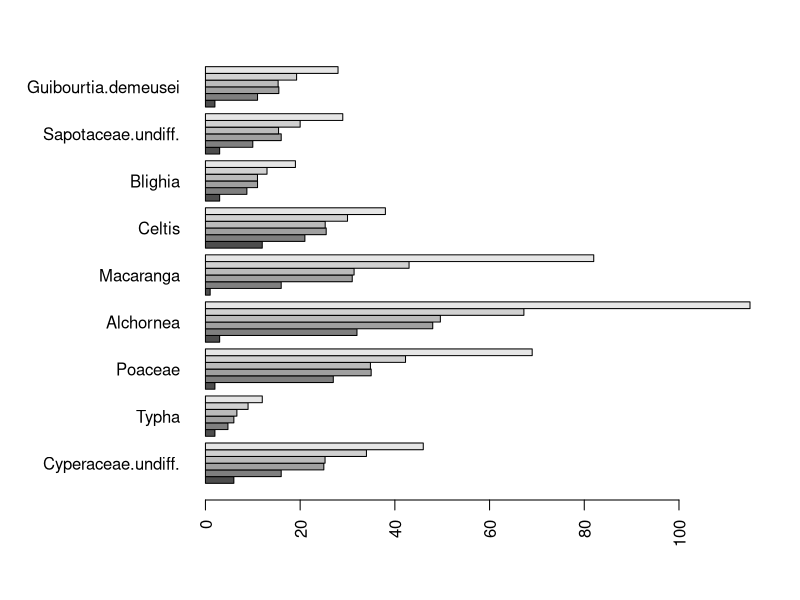
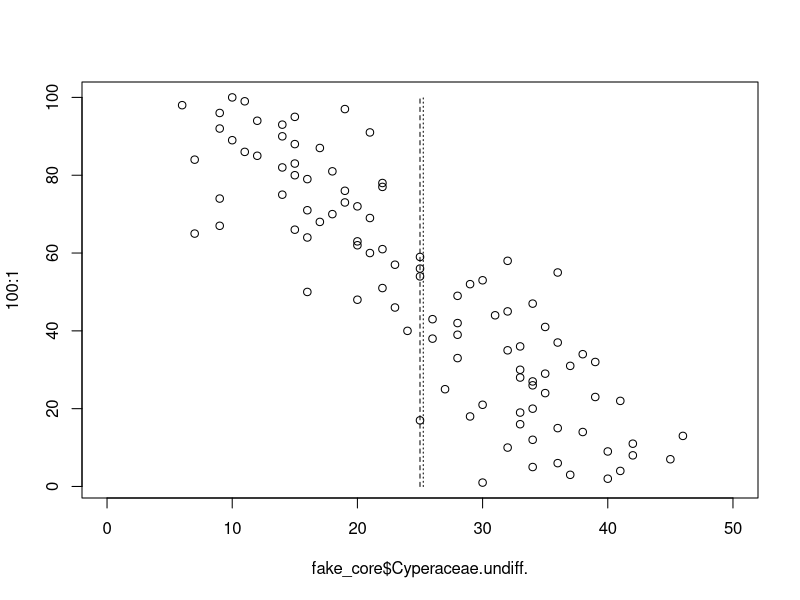
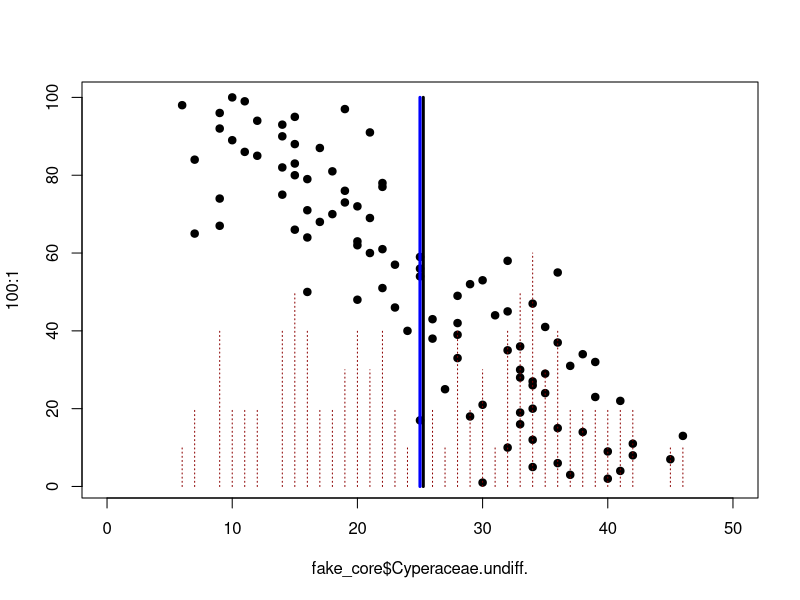
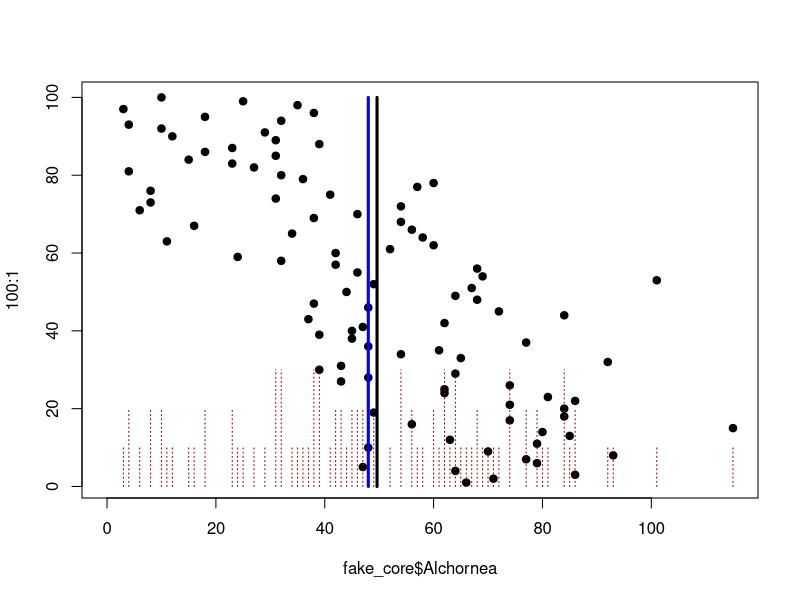
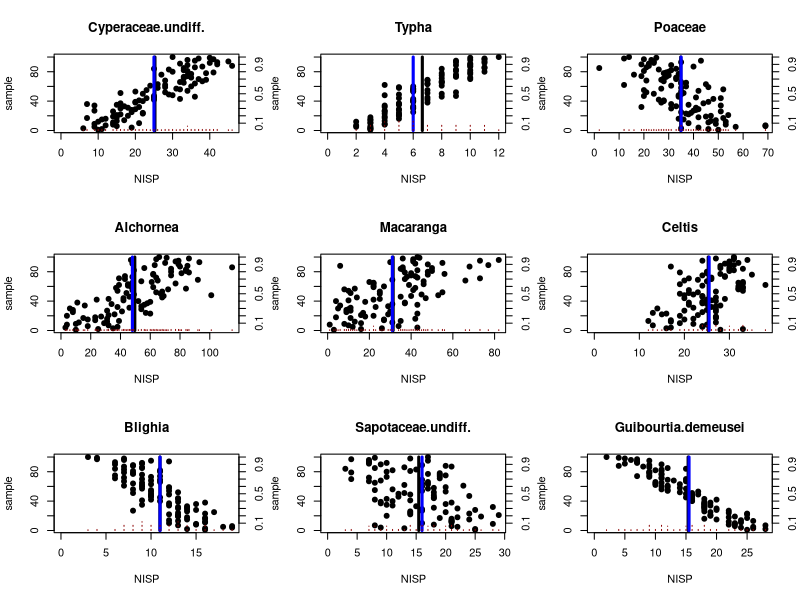
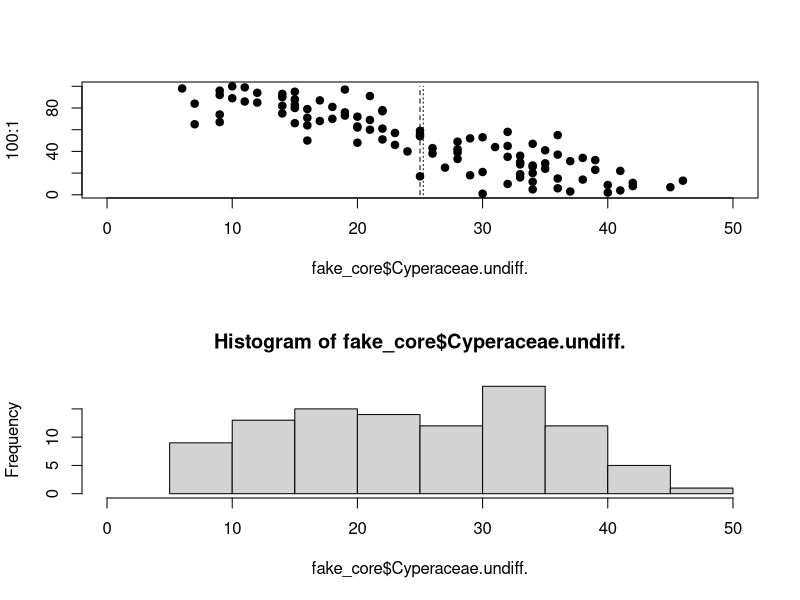
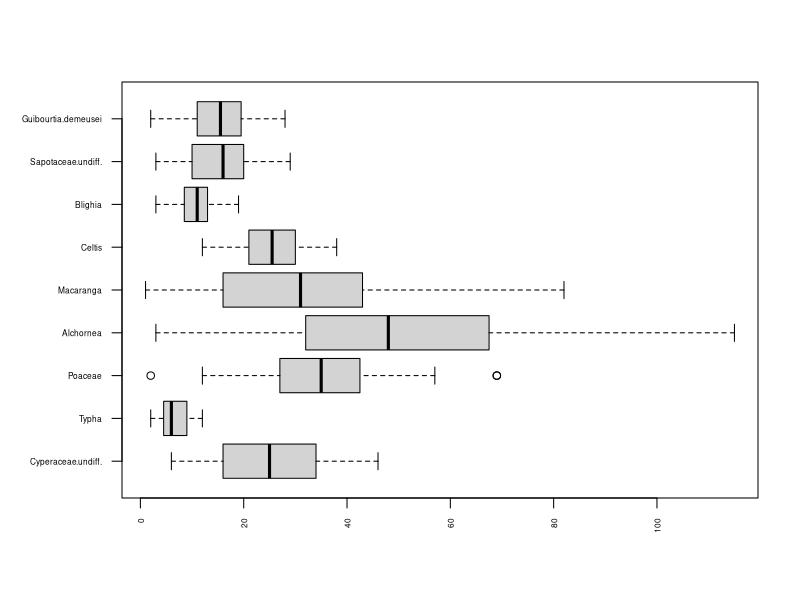
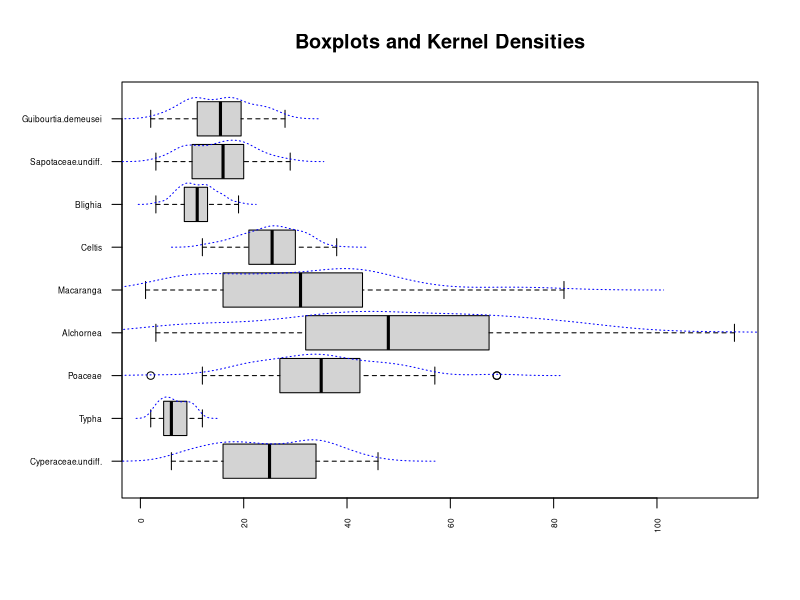

Generate these figures, in order, with R:
## ---- chunk 1
knitr::opts_chunk$set(echo = TRUE)

## ---- chunk 2

packages <- c("vioplot") #Make an object listing packages

install.packages(setdiff(packages, row.names(installed.packages()))) #Install any packages that are in the object, but not fount on your  machine.

#We can also do this manually by loading the vioplot library.

library(vioplot)

#vioplot::vioplot() #This lets us call a function without loading the library and is how we will use it later.

## ---- chunk 3

fake_core <- read.csv("data/Fake_core.csv",
         header = TRUE,
         row.names = "depth")

ncol(fake_core) #How many variables?

nrow(fake_core) #How many samples?

sum(fake_core) #This is the sum of all the values in the table.

## ---- chunk 4

sum(fake_core$Cyperaceae.undiff.)

mean(fake_core$Cyperaceae.undiff.)

sum(fake_core$Cyperaceae.undiff.)/length(fake_core$Cyperaceae.undiff.) #Mean is sum of observations divided by number of observations.

## ---- chunk 5

median(fake_core$Cyperaceae.undiff.)

vls_cyp <- unique(fake_core$Cyperaceae.undiff.) #Unique lets us get all of the unique values from our variable.

vls_cyp

ord_cyp <- vls_cyp[order(vls_cyp)] #Here, we are taking those values and organizing them by rank-order. This works in a cool way.

ord_cyp

mdn_cyp <- ord_cyp[floor(length(ord_cyp)/2)] #Here, we grab the middle value of the range of numbers. There's differences for even and odd lists of values.

mdn_cyp

## ---- chunk 6

fake_sums <- apply(fake_core, 2, sum)

fake_mean <- apply(fake_core, 2, mean)

fake_median <- apply(fake_core, 2, median)

## ---- chunk 7

summary(fake_core$Cyperaceae.undiff.)

fake_smmy <- apply(fake_core, 2, summary)

fake_smmy

## ---- chunk 8

par(mai = c(1, 2, 0.5, 0.5))

barplot(fake_smmy, 
        beside = TRUE, 
        horiz = TRUE, 
        las = 2)

par(mar = c(5, 4, 4, 2) + 0.1)

## ---- chunk 9

plot(fake_core$Cyperaceae.undiff.,
     100:1,
     xlim = c(0, 50),
     pch = 21)

lines(c(mean(fake_core$Cyperaceae.undiff.),
        mean(fake_core$Cyperaceae.undiff.)),
      c(0, 100),
      lty = 3)

lines(c(median(fake_core$Cyperaceae.undiff.),
        median(fake_core$Cyperaceae.undiff.)),
      c(0, 100),
      lty = 2)


## ---- chunk 10

plot(fake_core$Cyperaceae.undiff.,
     100:1,
     xlim = c(0, 50),
     pch = 19)

lines(table(fake_core$Cyperaceae.undiff.)*10, #Custom code to make this fit!
      lty = 3,
      col = "darkred",
      lwd = 1) #Adding line width argument here, lets us define the width of lines we're plotting.

lines(c(mean(fake_core$Cyperaceae.undiff.),
        mean(fake_core$Cyperaceae.undiff.)),
      c(0, 100),
      lty = 1,
      lwd = 3)

lines(c(median(fake_core$Cyperaceae.undiff.),
        median(fake_core$Cyperaceae.undiff.)),
      c(0, 100),
      lty = 1,
      col = "blue",
      lwd = 3)

## ---- chunk 11

#We could always copy-paste the code we just used, but if we catch ourselves copy-pasting, that means that we may be better off with a function.

plot(fake_core$Alchornea,
     100:1,
     xlim = c(0, max(fake_core$Alchornea)),
     pch = 19)

lines(table(fake_core$Alchornea)*10,
      lty = 3,
      col = "darkred",
      lwd = 1) #Adding line width argument here, lets us define the width of lines we're plotting.

lines(c(mean(fake_core$Alchornea),
        mean(fake_core$Alchornea)),
      c(0, 100),
      lty = 1,
      lwd = 3)

lines(c(median(fake_core$Alchornea),
        median(fake_core$Alchornea)),
      c(0, 100),
      lty = 1,
      col = "blue",
      lwd = 3)

## ---- chunk 12

cust_plot = function(x){
  par(mfrow = c(3, 3))
  title_names = colnames(x)
  for(i in 1:ncol(x)){
    plot(x[,i],
       1:length(x[,i]),
       xlim = c(0, max(x[,i])),
       pch = 19,
       xlab = "NISP",
       ylab = "sample")
  
  lines(rep(mean(x[,i]),2),
        c(0, length(x[,i])),
        lwd = 3)
  
  lines(rep(median(x[,i]),2),
        c(0, length(x[,i])),
        lwd = 3,
        col = "blue")
  
  lines((table(x[,i])/sum(table(x[,i])))*100,
        lty = 3,
        col = "darkred",
        lwd = 1)
  
  title(main = title_names[i])
  axis(4, at = seq(10,100,10), labels = seq(0.1,1,0.1))
  }
  par(mfrow = c(1, 1))
}

## ---- chunk 13

cust_plot(fake_core)

## ---- chunk 14

par(mfrow = c(2, 1))

plot(fake_core$Cyperaceae.undiff.,
     100:1,
     xlim = c(0, 50),
     pch = 19)

lines(c(mean(fake_core$Cyperaceae.undiff.),
        mean(fake_core$Cyperaceae.undiff.)),
      c(0, 100),
      lty = 3)

lines(c(median(fake_core$Cyperaceae.undiff.),
        median(fake_core$Cyperaceae.undiff.)),
      c(0, 100),
      lty = 2)

#barplot(table(fake_core$Cyperaceae.undiff.))

hist(fake_core$Cyperaceae.undiff., 
     breaks = 10,
     xlim = c(0,50))

par(mfrow = c(1, 1))

## ---- chunk 15

sd(fake_core$Cyperaceae.undiff.) #Calling a single column

fake_sds = apply(fake_core, 2, sd) #Using apply to get sds of every column

fake_sds

apply(fake_core, 2, var)

## ---- chunk 16


par(mar = c(5, 6, 4, 2) + 0.1)

boxplot(fake_core, 
        horizontal = TRUE, 
        las = 2, 
        cex.axis = 0.5)

par(mar = c(5, 4, 4, 2) + 0.1)

## ---- chunk 17



dens_plot = lapply(fake_core, function(x){
  density(x)
})

par(mar = c(5, 6, 4, 2) + 0.1)

boxplot(fake_core, 
        horizontal = TRUE, 
        las = 2, 
        cex.axis = 0.5,
        main = "Boxplots and Kernel Densities")

for(i in 1:length(dens_plot)){
  ylines = (dens_plot[[i]][['y']]/max(dens_plot[[i]][['y']]))*0.5
  lines(dens_plot[[i]][['x']], ylines + i, lty = 3, col = "blue")
}

par(mar = c(5, 4, 4, 2) + 0.1)



## ---- chunk 18

par(mar = c(5, 6, 4, 2) + 0.1)

vioplot::vioplot(fake_core, 
        horizontal = TRUE, 
        las = 2, 
        cex.axis = 0.5,
        col = "gold")

for(i in 1:length(dens_plot)){
  ylines = (dens_plot[[i]][['y']]/max(dens_plot[[i]][['y']]))*0.5
  lines(dens_plot[[i]][['x']], ylines + i, lty = 3, col = "blue")
}

par(mar = c(5, 4, 4, 2) + 0.1)
